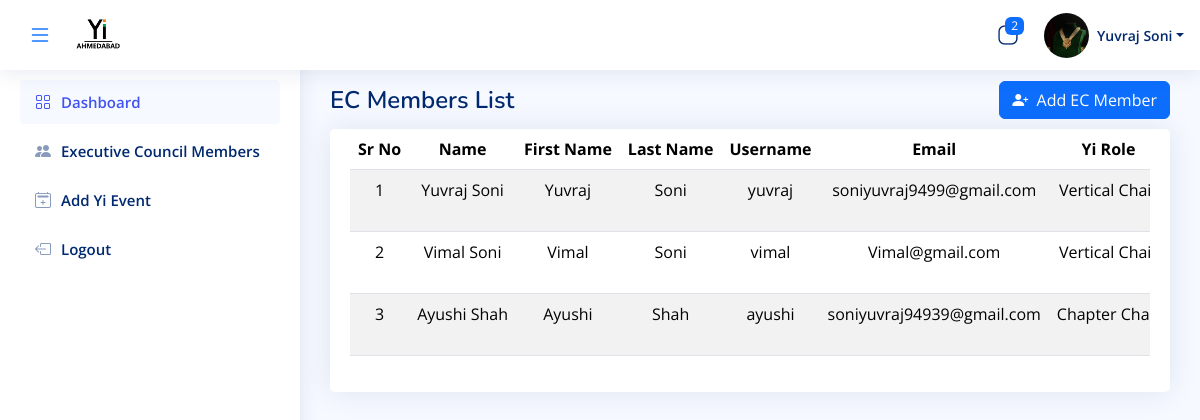
Page /EC-Member-List (signed in) on the committed database.
### admin_app/models.py (models this page shows, shortened)
class LoginSide(AbstractUser):
    id = models.UUIDField(
        primary_key=True, default=uuid.uuid4, editable=False, db_index=True
    )
    login_role = models.ManyToManyField(Login_Role, verbose_name="LoginRole")
    first_name = models.CharField(max_length=200, null=True, verbose_name="FirstName")
    last_name = models.CharField(max_length=200)
    email = models.EmailField(max_length=200, unique=True, validators=[validate_email])
    photo = models.ImageField(upload_to="user_photo/", null=True, blank=True)
    yi_role = models.CharField(max_length=200, null=True)
    phone_number = models.CharField(
        max_length=10,  # This will accommodate international numbers
        default="0",
        validators=[
            RegexValidator(
                regex=r"^(\+91[\-\s]?)?[0]?(91)?[789]\d{9}$",  # This is the regex for validating the phone number
                message="Enter a valid phone number.",
                code="invalid_phone",
            ),
        ],
    )
    def full_name(self):
        return (
            f"{self.first_name} {self.last_name}" if self.first_name else self.last_name
        )

### admin_app/views.py (the view)
# urls.py: path("EC-Member-List", manager_list, name="View-manager"),
@login_required(login_url="index")
@never_cache
@cache_control(no_store=True, no_cache=True, must_revalidate=True, max_age=0)
def manager_list(request):
    try:
        if not request.user.login_role.filter(name="Admin"):
            return redirect("Error-Page")
    except Exception:
        return redirect(
            "Error-Page"
        )  # Redirect if the user doesn't have the Admin role
    manager = LoginSide.objects.exclude(is_superuser=True)
    login_role = Login_Role.objects.all()
    user_roles = request.user.login_role.all()
    sessions = Session.objects.filter(expire_date__gte=now())
    user_ids = [session.get_decoded().get("_auth_user_id") for session in sessions]
    active_users = LoginSide.objects.filter(id__in=user_ids)  # Get user objects
    active_user_names = [f"{user.first_name} {user.last_name}" for user in active_users]
    active_users_count = LoginSide.objects.filter(is_active=True).count()
    active_users_count = active_users.count()
    context = {
        "role": login_role,
        "managers": manager,
        "user_role": user_roles,
        "count": active_users_count,
        "name": active_user_names,
    }
    return render(request, "Admin/view_manager.html", context)

### admin_app/Templates/Admin/view_manager.html (shortened to what this page needs)
{% extends "base/base.html" %}
{% load static %}
{% block bodyblock %}
<main id="main" class="main">
  <br>
  <div class="pagetitle d-flex justify-content-between align-items-center">
    <h1>EC Members List</h1>
    <a href="{% url 'Admin_Signup' %}" class="ms-auto">
      <button type="button" class="btn btn-primary">
        <i class="bi bi-person-plus-fill"></i>&nbsp; Add EC Member
      </button>
    </a>
  </div>
  <div class="card">
    <div class="card-body">
      <div class="table-responsive">
        <table class="table table-hover table-striped" id="example">
          <thead>
            <tr class="text-nowrap text-center">
              <th>Sr No</th>
              <th>Name</th>
              <th>First Name</th>
              <th>Last Name</th>
              <th>Username</th>
              <th>Email</th>
              <th>Yi Role</th>
            </tr>
          </thead>
          <tbody>
            {% for manager in managers %}
            <tr class="text-nowrap text-center">
              <td>{{ forloop.counter }}</td>
              <td>{{ manager.full_name }}</td>
              <td>{{ manager.first_name }}</td>
              <td>{{ manager.last_name }}</td>
              <td>{{ manager.username }}</td>
              <td>{{ manager.email }}</td>
              <td>{{ manager.yi_role }}</td>
            </tr>
            {% endfor %}
          </tbody>
        </table>
      </div>
    </div>
  </div>
</main>
{% endblock %}

### admin_app/Templates/Admin/components/header.html (shortened to what this page needs)
{% load static %}
<header id="header" class="header fixed-top d-flex align-items-center">
  <div class="d-flex align-items-center">
    <button id="sidebarToggle" class="btn border-0 p-2 bg-transparent">
      <i id="sidebarIcon" class="bi bi-list fs-4 text-primary"></i>
    </button>
    <a href="{% url 'Admin_Dashboard' %}" class="logo d-flex align-items-center ms-2">
      <img src="{% static 'Image/YIIMG.png' %}" alt="Logo"  height="60" width="60">
    </a>
  </div>
    <nav class="header-nav ms-auto">
      <ul class="d-flex align-items-center">
        <li class="nav-item dropdown">
          <a class="nav-link nav-icon" href="#" data-bs-toggle="dropdown">
            <i class="bi bi-app-indicator"></i>
            <span class="badge bg-primary badge-number"> {{ count }} </span>
          </a>
        </li>
        <li class="nav-item dropdown pe-3">
          <a class="nav-link nav-profile d-flex align-items-center pe-0" href="#" data-bs-toggle="dropdown">
            <img src="{% if user.photo %}{{ user.photo.url }}{% else %}{% static 'Image/img.png' %}{% endif %}" alt="Profile" class="rounded-circle"  height="45px" width="45px">
            <span class="d-none d-md-block dropdown-toggle ps-2">{{ user.first_name }} {{ user.last_name }}</span>
          </a>
            </li>
          </ul>
    </nav>
  </header>

### admin_app/static/assets/css/style.css (style rules this page uses)
:root { scroll-behavior: smooth; }
body { font-family: "Open Sans", sans-serif; background: #f6f9ff; color: #444444; }
a { color: #4154f1; text-decoration: none; }
h1, h2, h3, h4, h5, h6 { font-family: "Nunito", sans-serif; }
#main { margin-top: 60px; padding: 20px 30px; transition: all 0.3s; }
.pagetitle { margin-top: -23px; display: flex; justify-content: space-between; margin-bottom: 10px; }
.pagetitle h1 { font-size: 24px; margin-bottom: 0; font-weight: 600; color: #012970; }
.card { margin-bottom: 30px; border: none; border-radius: 5px; box-shadow: 0px 0 30px rgba(1, 41, 112, 0.1); }
.card-body { padding: 0 20px 20px 20px; }
.logo { line-height: 1; height:95px; }
@media (min-width: 1200px) { .logo { width: 280px; } }
.logo img { max-height: 72px; margin-right: 20px; }
.header { transition: all 0.5s; z-index: 997; height: 70px; box-shadow: 0px 2px 20px rgba(1, 41, 112, 0.1); background-color: #fff; padding-left: 20px; }
.header-nav ul { list-style: none; }
.header-nav>ul { margin: 0; padding: 0; }
.header-nav .nav-icon { font-size: 22px; color: #012970; margin-right: 25px; position: relative; }
.header-nav .nav-profile { color: #012970; }
.header-nav .nav-profile img { max-height: 45px; }
.header-nav .nav-profile span { font-size: 14px; font-weight: 600; }
.header-nav .badge-number { position: absolute; inset: -2px -5px auto auto; font-weight: normal; font-size: 12px; padding: 3px 6px; }
#main, #footer { margin-left: 300px; transition: margin-left 0.3s ease-in-out; }

### admin_app/Templates/Admin/view_manager.html (style rules this page uses)
.table-responsive { overflow-x: auto; -webkit-overflow-scrolling: touch; }

### rows in the picture
LoginSide: photo (picture), first_name "Yuvraj", last_name "Soni", full_name "Yuvraj Soni", username "yuvraj", email "soniyuvraj9499@gmail.com", yi_role "Vertical…"
LoginSide: full_name "Vimal Soni", first_name "Vimal", last_name "Soni", username "vimal", email "Vimal@gmail.com", yi_role "Vertical…"
LoginSide: full_name "Ayushi Shah", first_name "Ayushi", last_name "Shah", username "ayushi", email "soniyuvraj94939@gmail.com", yi_role "Chapter…"

### other values in the picture
{{ count }} "2"
